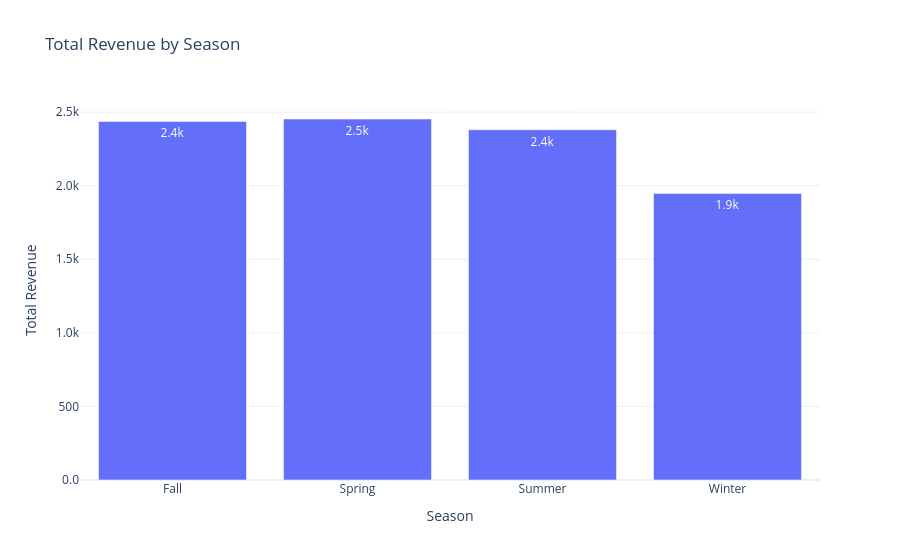

The code cell stored with this chart in its notebook:
### Markdown cell above
**Insights:**

- Spring brings the **highest total revenue**, even though it doesn’t have the most transactions. This suggests that customers tend to buy **more expensive items** during Spring.

- Summer has the **highest number of transactions**, but slightly lower revenue than Spring, which likely means people buy **more items at lower prices**.

- Winter clearly stands out as the **weakest season** in both transactions and revenue, indicating lower overall shopping activity.

- Fall sits somewhere in the middle, with fairly balanced transaction volume and revenue, acting as a transition between high and low seasons.

### Code cell
pdf = season_summary.toPandas()

fig = px.bar(
    pdf,
    x="season",
    y="total_revenue",
    title="Total Revenue by Season",
    labels={
        "season": "Season",
        "total_revenue": "Total Revenue"
    },
    text_auto=".2s"
)

fig.update_layout(
    yaxis_tickformat=".2s",
    template="plotly_white"
)

fig.show()

### Figure 1 — Plotly figure (JSON) as saved in the notebook; plotly's stock layout.template omitted (floating-point values rounded to 4 significant figures)
{"data": [{"hovertemplate": "Season=%{x}<br>Total Revenue=%{y}<extra></extra>", "legendgroup": "", "marker": {"color": "#636efa", "pattern": {"shape": ""}}, "name": "", "orientation": "v", "showlegend": false, "textposition": "auto", "texttemplate": "%{y:.2s}", "x": ["Fall", "Spring", "Summer", "Winter"], "xaxis": "x", "y": [2437.0, 2453.0, 2381.0, 1948.0], "yaxis": "y", "type": "bar"}], "layout": {"xaxis": {"anchor": "y", "domain": [0.0, 1.0], "title": {"text": "Season"}}, "yaxis": {"anchor": "x", "domain": [0.0, 1.0], "title": {"text": "Total Revenue"}, "tickformat": ".2s"}, "legend": {"tracegroupgap": 0}, "title": {"text": "Total Revenue by Season"}, "barmode": "relative"}}
